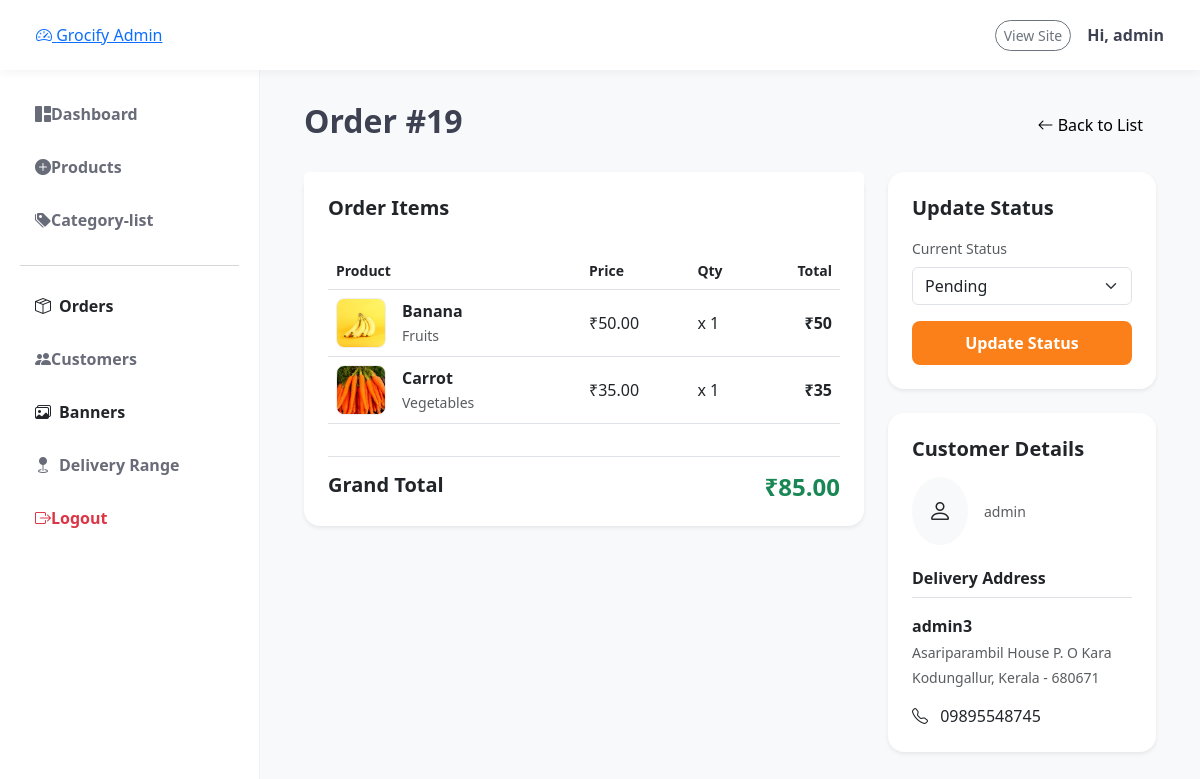
Page /dash/orders/19/ (signed in) on the committed database.
### orders/models.py (models this page shows, shortened)
class Order(models.Model):
    STATUS_CHOICES = (
        ('Pending', 'Pending'),
        ('Placed', 'Placed'),
        ('Shipped', 'Shipped'),
        ('Delivered', 'Delivered'),
        ('Cancelled', 'Cancelled')
    )
    user = models.ForeignKey(User, on_delete=models.CASCADE)
    address = models.ForeignKey(Address, on_delete=models.PROTECT)
    total_amount = models.DecimalField(max_digits=10, decimal_places=2)
    payment_mode = models.CharField(max_length=50, default='COD')
    status = models.CharField(max_length=20, choices=STATUS_CHOICES, default='Pending')
    created_at = models.DateTimeField(auto_now_add=True)

class OrderItem(models.Model):
    order = models.ForeignKey(Order, on_delete=models.CASCADE)
    product = models.ForeignKey(Product, on_delete=models.CASCADE)
    quantity = models.PositiveIntegerField()
    price = models.DecimalField(max_digits=10, decimal_places=2)

### store/models.py (models this page shows, shortened)
class Product(models.Model):
    name = models.CharField(max_length=200)  # e.g., "Onion (Savala)"
    category = models.ForeignKey(Category, on_delete=models.CASCADE)
    image = models.ImageField(upload_to='products/')
    weight = models.CharField(max_length=50)  # e.g., "1 kg", "1 Piece", "120 g"
    mrp = models.DecimalField(max_digits=7, decimal_places=2)  # The strikethrough price (e.g., 35)
    selling_price = models.DecimalField(max_digits=7, decimal_places=2)  # The actual price (e.g., 28)
    is_hot_deal = models.BooleanField(default=False)  # To show in "Hot Deals" section

class Category(models.Model):
    name = models.CharField(max_length=100)  # e.g., "Fresh Vegetables"
    image = models.ImageField(upload_to='categories/')

class Address(models.Model):
    ADDRESS_TYPES = (('Home', 'Home'), ('Work', 'Work'), ('Other', 'Other'))
    user = models.ForeignKey(User, on_delete=models.CASCADE)
    full_name = models.CharField(max_length=100)
    phone = models.CharField(max_length=15)
    address_line = models.TextField()
    city = models.CharField(max_length=100)
    state = models.CharField(max_length=100)
    pincode = models.CharField(max_length=6)
    type = models.CharField(max_length=10, choices=ADDRESS_TYPES, default='Home')
    is_active = models.BooleanField(default=True)
    latitude = models.FloatField(null=True, blank=True)
    longitude = models.FloatField(null=True, blank=True)

### admindash/views.py (the view)
# urls.py: path('orders/<int:id>/', views.admin_order_detail, name='admin_order_detail'),
@user_passes_test(lambda u: u.is_staff)
def admin_order_detail(request, id):
    order = get_object_or_404(Order, id=id)
    order_items = OrderItem.objects.filter(order=order)
    if request.method == 'POST':
        new_status = request.POST.get('status')
        order.status = new_status
        order.save()
        messages.success(request, f'Order #{order.id} status updated to {new_status}')
        return redirect('admin_order_detail', id=id)
    context = {
        'order': order,
        'order_items': order_items,
        'status_choices': Order.STATUS_CHOICES
    }
    return render(request, 'admindash/order_detail.html', context)

### admindash/templates/admindash/order_detail.html (shortened to what this page needs)
{% extends 'admindash/base.html' %}
{% block admin_content %}
<div class="container-fluid">
    <div class="d-flex justify-content-between align-items-center mb-4">
        <h2 class="fw-bold">Order #{{ order.id }}</h2>
        <a href="{% url 'admin_order_list' %}" class="btn btn-light"><i class="bi bi-arrow-left"></i> Back to List</a>
    </div>
    <div class="row g-4">
        <div class="col-lg-8">
            <div class="card border-0 shadow-sm rounded-4 mb-4">
                <div class="card-header bg-white border-bottom-0 pt-4 px-4">
                    <h5 class="fw-bold">Order Items</h5>
                </div>
                <div class="card-body px-4">
                    <div class="table-responsive">
                        <table class="table align-middle">
                            <thead>
                                <tr class="text-muted small">
                                    <th>Product</th>
                                    <th>Price</th>
                                    <th>Qty</th>
                                    <th class="text-end">Total</th>
                                </tr>
                            </thead>
                            <tbody>
                                {% for item in order_items %}
                                <tr>
                                    <td>
                                        <div class="d-flex align-items-center gap-3">
                                            <img src="{{ item.product.image.url }}" class="rounded-3" style="width: 50px; height: 50px; object-fit: cover;">
                                            <div>
                                                <div class="fw-bold">{{ item.product.name }}</div>
                                                <small class="text-muted">{{ item.product.category.name }}</small>
                                            </div>
                                        </div>
                                    </td>
                                    <td>₹{{ item.price }}</td>
                                    <td>x {{ item.quantity }}</td>
                                    <td class="text-end fw-bold">₹{% widthratio item.price 1 item.quantity %}</td>
                                </tr>
                                {% endfor %}
                            </tbody>
                        </table>
                    </div>
                    <div class="d-flex justify-content-between border-top pt-3 mt-3">
                        <h5 class="fw-bold">Grand Total</h5>
                        <h4 class="fw-bold text-success">₹{{ order.total_amount }}</h4>
                    </div>
                </div>
            </div>
        </div>
        <div class="col-lg-4">
            <div class="card border-0 shadow-sm rounded-4 mb-4 p-4">
                <h5 class="fw-bold mb-3">Update Status</h5>
                <form method="POST">
                    <div class="mb-3">
                        <label class="form-label small text-muted">Current Status</label>
                        <select name="status" class="form-select">
                            {% for status_code, status_label in status_choices %}
                                <option value="{{ status_code }}" {% if order.status == status_code %}selected{% endif %}>
                                    {{ status_label }}
                                </option>
                            {% endfor %}
                        </select>
                    </div>
                    <button type="submit" class="btn btn-orange w-100 rounded-3">Update Status</button>
                </form>
            </div>
            <div class="card border-0 shadow-sm rounded-4 p-4">
                <h5 class="fw-bold mb-3">Customer Details</h5>
                <div class="d-flex align-items-center gap-3 mb-4">
                    <div class="bg-light rounded-circle p-3">
                        <i class="bi bi-person fs-4"></i>
                    </div>
                    <div>
                        <div class="text-muted small">{{ order.user.username }}</div>
                    </div>
                </div>
                <h6 class="fw-bold border-bottom pb-2 mb-3">Delivery Address</h6>
                <p class="mb-1 fw-bold">{{ order.address.full_name }}</p>
                <p class="text-muted small mb-1">{{ order.address.address_line }}</p>
                <p class="text-muted small mb-3">{{ order.address.city }}, {{ order.address.state }} - {{ order.address.pincode }}</p>
                <p class="mb-0"><i class="bi bi-telephone me-2"></i> {{ order.address.phone }}</p>
            </div>
        </div>
    </div>
</div>
{% endblock %}

### admindash/templates/admindash/base.html (shortened to what this page needs)
<!doctype html>
<html lang="en">
  <head>
    <link rel="stylesheet" href="https://unpkg.com/leaflet@1.9.4/dist/leaflet.css" />
    <link
      href="https://cdn.jsdelivr.net/npm/bootstrap@5.3.0/dist/css/bootstrap.min.css"
      rel="stylesheet"
    />
    <link
      rel="stylesheet"
      href="https://cdn.jsdelivr.net/npm/bootstrap-icons@1.11.0/font/bootstrap-icons.css"
    />
  </head>
  <body>
    <nav class="navbar admin-nav fixed-top px-4">
      <div
        class="container-fluid d-flex justify-content-between align-items-center"
      >
        <a href="{% url 'admin_dashboard' %}" class="brand-logo">
          <i class="bi bi-speedometer2"></i> Grocify Admin
        </a>
        <div class="d-flex align-items-center gap-3">
          <a
            href="{% url 'home' %}"
            class="btn btn-outline-secondary btn-sm rounded-pill"
            >View Site</a
          >
          <div class="fw-bold">
            Hi, {{ user.first_name|default:user.username }}
          </div>
        </div>
      </div>
    </nav>
    <div class="sidebar d-none d-lg-block">
      <div class="nav flex-column">
        <a
          href="{% url 'admin_dashboard' %}"
          class="nav-link {% if request.resolver_match.url_name == 'admin_dashboard' %}active{% endif %}"
        >
          <i class="bi bi-grid-1x2-fill"></i> Dashboard
        </a>
        <a
          href="{% url 'product_list_admin' %}"
          class="nav-link {% if request.resolver_match.url_name == 'add_product' %}active{% endif %}"
        >
          <i class="bi bi-plus-circle-fill"></i> Products
        </a>
        <a
          href="{% url 'add_category' %}"
          class="nav-link {% if request.resolver_match.url_name == 'add_category' %}active{% endif %}"
        >
          <i class="bi bi-tags-fill"></i> Category-list
        </a>
        <hr class="text-muted opacity-25" />
       <a href="{% url 'admin_order_list' %}" class="nav-link text-dark d-flex align-items-center gap-2">
        <i class="bi bi-box-seam"></i> Orders
       </a>
        <a href="#" class="nav-link">
          <i class="bi bi-people-fill"></i> Customers
        </a>
        <a href="{% url 'banner_list' %}" class="nav-link text-dark d-flex align-items-center gap-2">
        <i class="bi bi-images"></i> Banners
       </a>
       <a href="{% url 'location_settings' %}" class="nav-link {% if request.resolver_match.url_name == 'location_settings' %}active{% endif %}">
        <i class="bi bi-geo-fill me-2"></i> Delivery Range
        </a>
        <form action="{% url 'logout' %}" method="post" class="mt-auto">
          <button
            type="submit"
            class="nav-link text-danger border-0 bg-transparent w-100 text-start"
          >
            <i class="bi bi-box-arrow-right"></i> Logout
          </button>
        </form>
      </div>
    </div>
    <main class="main-content">
       {% block admin_content %} {% endblock %}
    </main>
  </body>
</html>

### admindash/templates/admindash/base.html (style rules this page uses)
:root { --grocify-orange: #fc8019; --sidebar-bg: #ffffff; --main-bg: #f8f9fa; --text-dark: #3d4152; }
body { background-color: var(--main-bg); font-family: "Segoe UI", sans-serif; color: var(--text-dark); margin: 0; }
.admin-nav { background: #ffffff; height: 70px; box-shadow: 0 2px 10px rgba(0, 0, 0, 0.05); z-index: 1030; }
.sidebar { width: 260px; height: calc(100vh - 70px); position: fixed; top: 70px; left: 0; background: var(--sidebar-bg); border-right: 1px solid #edf2f7; padding: 20px; overflow-y: auto; z-index: 1000; }
.main-content { margin-left: 260px; margin-top: 70px; padding: 2rem; min-height: calc(100vh - 70px); background-color: var(--main-bg); }
.nav-link { display: flex; align-items: center; padding: 12px 15px; border-radius: 12px; color: #686b78; font-weight: 600; margin-bottom: 5px; transition: all 0.2s ease; text-decoration: none; }
.btn-orange { background-color: var(--grocify-orange); color: white; border: none; font-weight: 700; padding: 10px 20px; border-radius: 8px; }
.table img { object-fit: cover; border: 1px solid #eee; }

### rows in the picture
Order: id "19", total_amount "85.00", status "Pending", user.username "admin", address.full_name "admin3", address.address_line "Asariparambil House P. O Kara", address.city "Kodungallur", address.state "Kerala", address.pincode "680671", address.phone "09895548745"
OrderItem: product.image (picture), product.name "Banana", product.category.name "Fruits", price "50.00", quantity "1", price+quantity "50"
OrderItem: product.image (picture), product.name "Carrot", product.category.name "Vegetables", price "35.00", quantity "1", price+quantity "35"

### other values in the picture
{{ user.first_name|default:user.username }} "admin"
